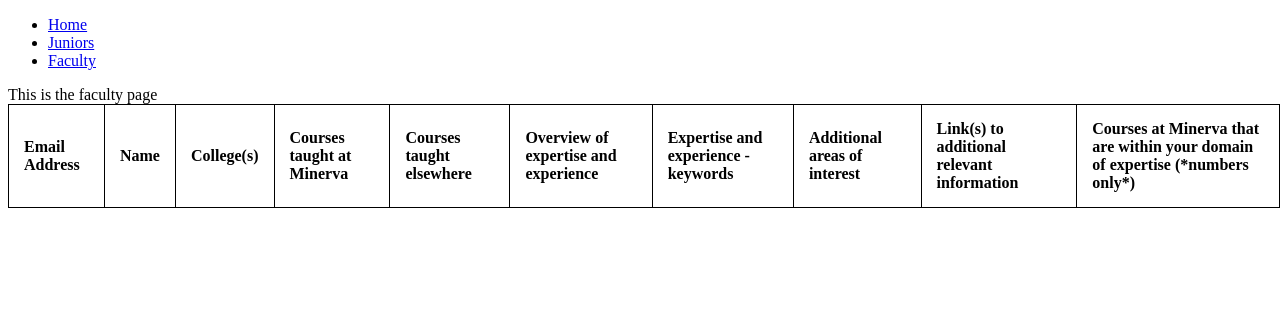
Page /dms/faculty/ on the earlier database version.
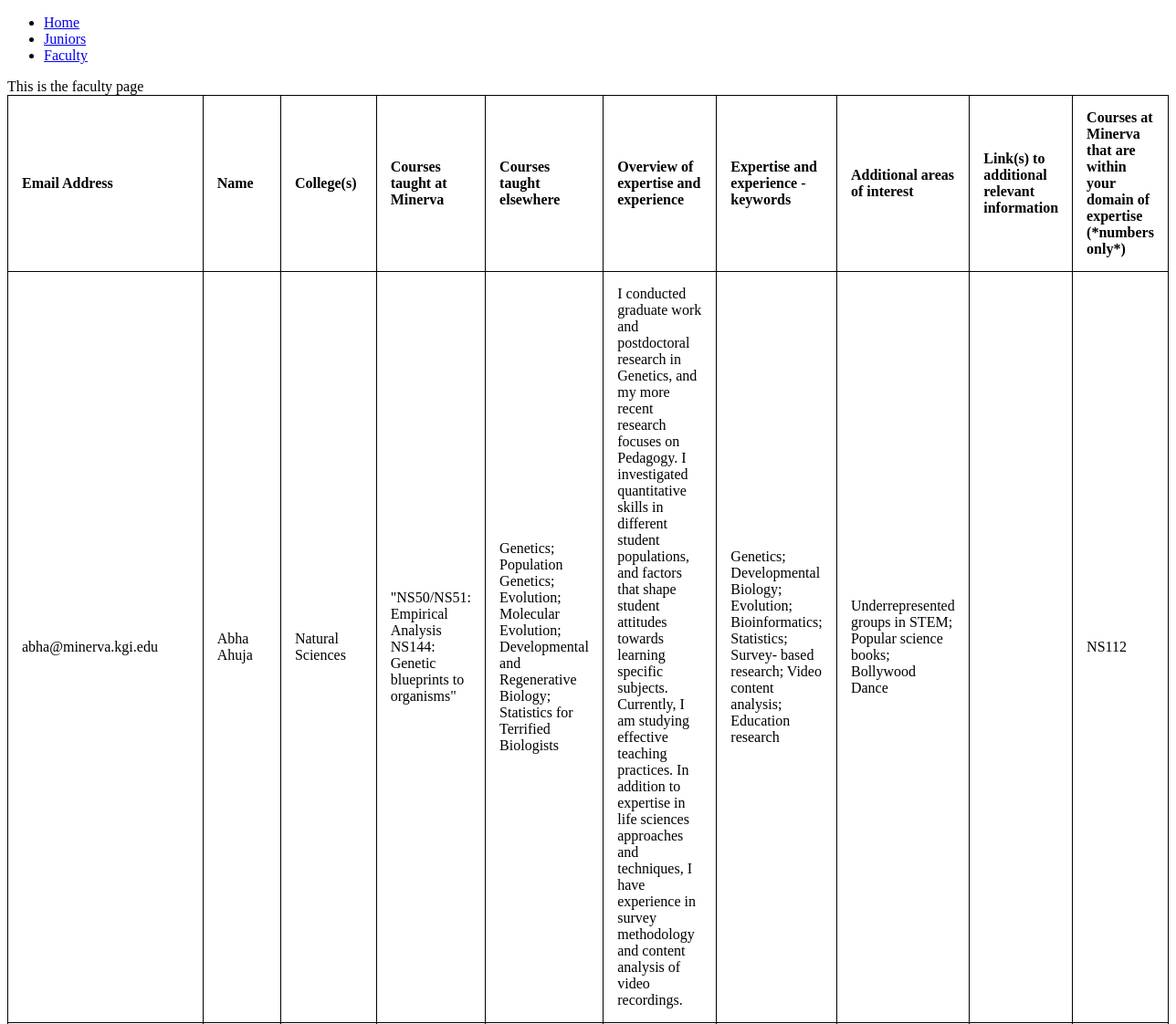
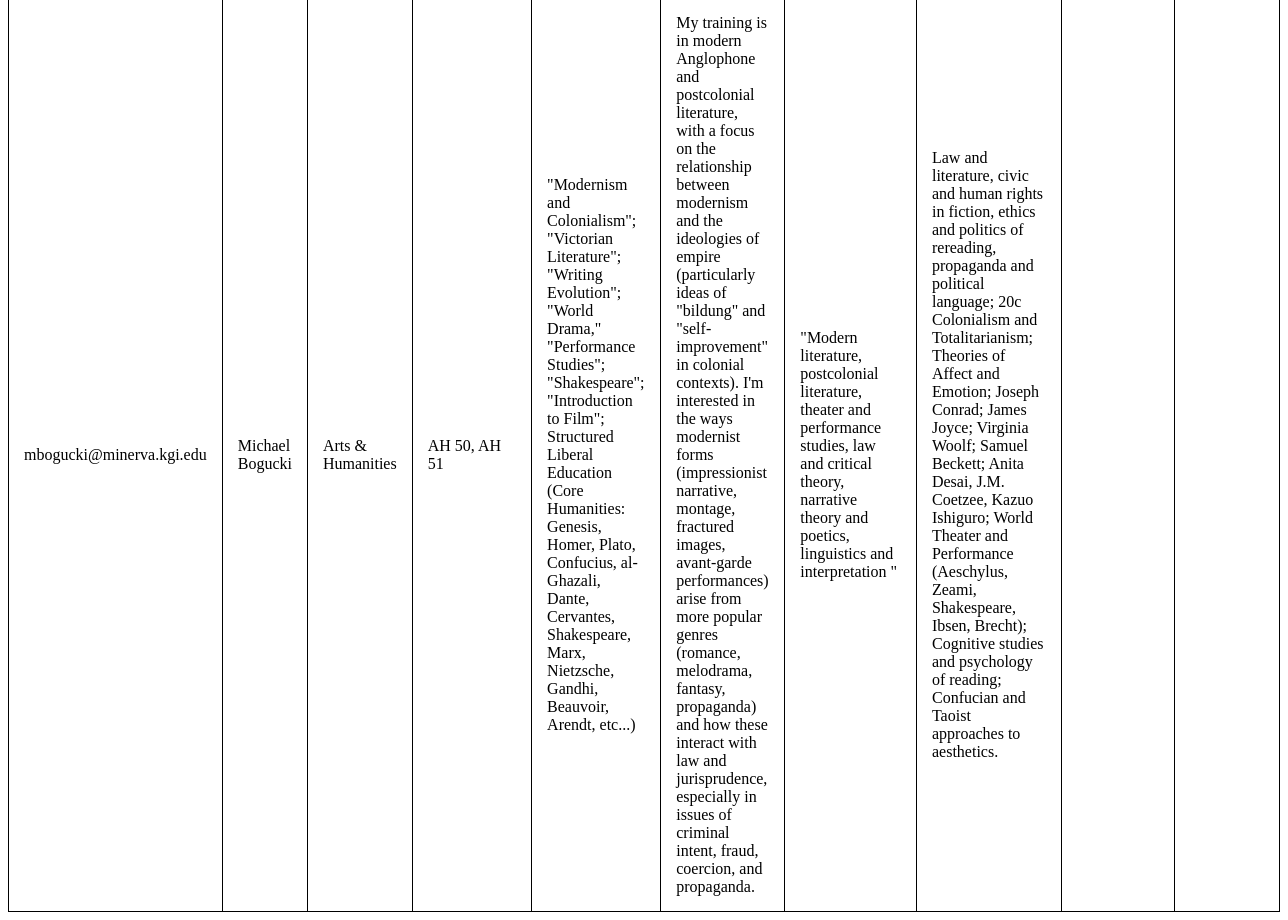
Same page on the later database version (2 pictures, top to bottom).
### dms/models.py (models this page shows, shortened)
class Faculty(models.Model):
	email = models.EmailField()
	name = models.CharField(max_length=200)
	colleges = models.CharField(max_length=200)
	coursesMinerva = models.TextField(blank=True)
	coursesElsewhere = models.TextField(blank=True)
	overviewExpertise = models.TextField(blank=True)
	expertiseKeywords = models.TextField(blank=True)
	additionalInterest = models.TextField(blank=True)
	links = models.TextField(blank=True)
	coursesDomainExpertise = models.TextField(blank=True)
	slug = models.SlugField(max_length=200, blank=True)
	created = models.DateField(auto_now_add=True, db_index=True)

### dms/views.py (the view)
# urls.py: path('faculty/', views.faculty, name="database-faculty"),
def faculty(request):
	faculty=Faculty.objects.all()
	return render(request, 'dms/faculty.html', {'faculty': faculty})

### dms/templates/dms/faculty.html (shortened to what this page needs)
{% extends "base.html" %}
{% block content %}
	This is the faculty page
	<table style="width:100%">
		<tr>
			<th>Email Address</th>
			<th>Name</th>
			<th>College(s)</th>
			<th>Courses taught at Minerva</th>
			<th>Courses taught elsewhere</th>
			<th>Overview of expertise and experience</th>
			<th>Expertise and experience - keywords</th>
			<th>Additional areas of interest</th>
			<th>Link(s) to additional relevant information </th>
			<th>Courses at Minerva that are within your domain of expertise (*numbers only*)</th>
		</tr>
		{% for item in faculty %}
		    <tr>
		    	<td>{{ item.email }}</td>
		    	<td>{{ item.name }}</td>
		    	<td>{{ item.colleges }}</td>
		    	<td>{{ item.coursesMinerva }}</td>
		    	<td>{{ item.coursesElsewhere }}</td>
		    	<td>{{ item.overviewExpertise }}</td>
		    	<td>{{ item.expertiseKeywords }}</td>
		    	<td>{{ item.additionalInterest }}</td>
		    	<td>{{ item.links }}</td>
		    	<td>{{ item.coursesDomainExpertise }}</td>
		    </tr>
	    {% endfor %}
	</table>
{% endblock %}

### dms/templates/base.html (shortened to what this page needs)
{% load static %}
<!DOCTYPE html>
<html lang="en">
<head>
    <link rel="stylesheet" href="{% static 'style.css' %}">
</head>
<body>
    <div id="sidebar">
        {% block sidebar %}
        <ul>
            <li><a href="/">Home</a></li>
            <li><a href="{% url 'dms:database-juniors' %}">Juniors</a></li>
            <li><a href="{% url 'dms:database-faculty' %}">Faculty</a></li>
        </ul>
        {% endblock %}
    </div>
    <div id="content">
        {% block content %}{% endblock %}
    </div>
</body>
</html>

### dms/static/style.css (style rules this page uses)
table { border-spacing: 5px; width: 100%; }
th, td { padding: 15px; }
th { text-align: left; }
table, th, td { border: 1px solid black; border-collapse: collapse; }

Differences in the rows shown:
added Faculty: email "abha@minerva.kgi.edu", name "Abha Ahuja", colleges "Natural Sciences", coursesMinerva "\"NS50/NS51: Empirical Analysis NS144: Genetic blueprints to organisms\"", coursesElsewhere "Genetics; Population Genetics; Evolution; Molecular Evolution; Developmental and Regenerative Biology; Statistics for Terrified Biologists", overviewExpertise "I conducted graduate work and postdoctoral research in Genetics, and my more recent research focuses on Pedagogy. I investigated quantitative skills in different student populations, and factors that shape student attitudes towards learning specific subjects. Currently, I am studying effective teaching practices. In addition to expertise in life sciences approaches and techniques, I have experience in survey methodology and content analysis of video recordings.", expertiseKeywords "Genetics; Developmental Biology; Evolution; Bioinformatics; Statistics; Survey- based research; Video content analysis; Education research", additionalInterest "Underrepresented groups in STEM; Popular science books; Bollywood Dance", coursesDomainExpertise "NS112"
added Faculty: email "mbogucki@minerva.kgi.edu", name "Michael Bogucki", colleges "Arts & Humanities", coursesMinerva "AH 50, AH 51", coursesElsewhere "\"Modernism and Colonialism\"; \"Victorian Literature\"; \"Writing Evolution\"; \"World Drama,\" \"Performance Studies\"; \"Shakespeare\"; \"Introduction to Film\"; Structured Liberal Education (Core Humanities: Genesis, Homer, Plato, Confucius, al-Ghazali, Dante, Cervantes, Shakespeare, Marx, Nietzsche, Gandhi, Beauvoir, Arendt, etc...)", overviewExpertise "My training is in modern Anglophone and postcolonial literature, with a focus on the relationship between modernism and the ideologies of empire (particularly ideas of \"bildung\" and \"self-improvement\" in colonial contexts). I'm interested in the ways modernist forms (impressionist narrative, montage, fractured images, avant-garde performances) arise from more popular genres (romance, melodrama, fantasy, propaganda) and how these interact with law and jurisprudence, especially in issues of criminal intent, fraud, coercion, and propaganda.", expertiseKeywords "\"Modern literature, postcolonial literature, theater and performance studies, law and critical theory, narrative theory and poetics, linguistics and interpretation \"", additionalInterest "Law and literature, civic and human rights in fiction, ethics and politics of rereading, propaganda and political language; 20c Colonialism and Totalitarianism; Theories of Affect and Emotion; Joseph Conrad; James Joyce; Virginia Woolf; Samuel Beckett; Anita Desai, J.M. Coetzee, Kazuo Ishiguro; World Theater and Performance (Aeschylus, Zeami, Shakespeare, Ibsen, Brecht); Cognitive studies and psychology of reading; Confucian and Taoist approaches to aesthetics."
